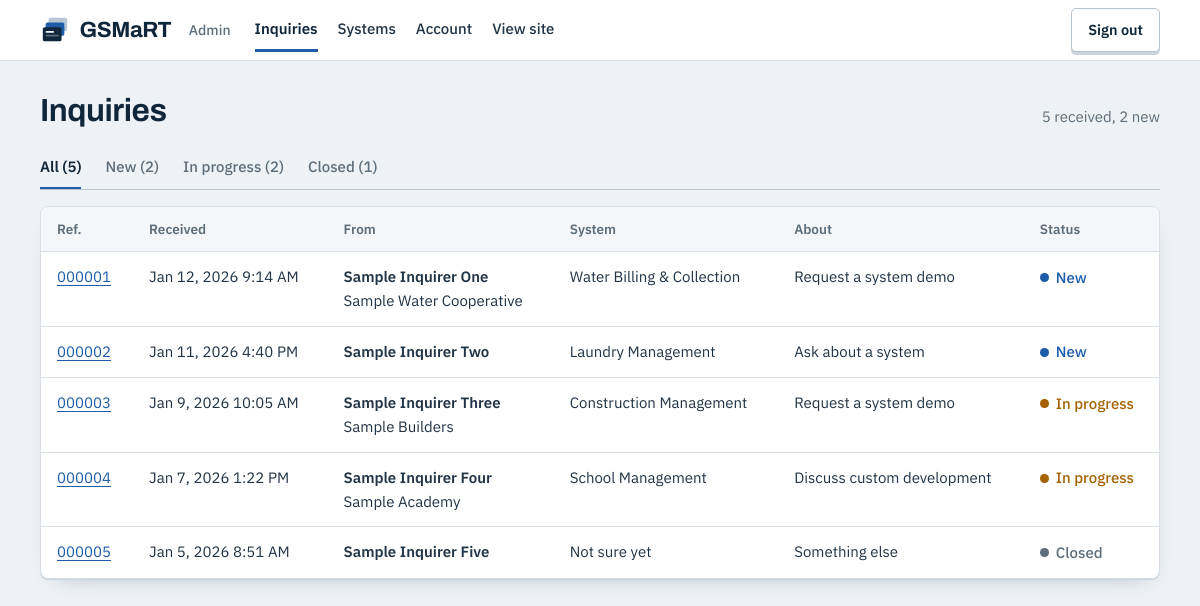
/admin/index.php (signed in), run on the app's committed database.
### tables this page shows
CREATE TABLE `inquiries` (
  `id` INT UNSIGNED NOT NULL AUTO_INCREMENT,
  `full_name` VARCHAR(120) NOT NULL,
  `organization` VARCHAR(150) NULL,
  `email` VARCHAR(191) NOT NULL,
  `phone` VARCHAR(40) NULL,
  `system_id` INT UNSIGNED NULL,
  `system_name` VARCHAR(150) NULL,
  `inquiry_type` VARCHAR(40) NOT NULL,
  `message` TEXT NOT NULL,
  `consent` TINYINT(1) NOT NULL DEFAULT 0,
  `status` VARCHAR(20) NOT NULL DEFAULT 'new',
  `admin_notes` TEXT NULL,
  `email_sent` TINYINT(1) NOT NULL DEFAULT 0,
  `ip_address` VARCHAR(45) NULL,
  `user_agent` VARCHAR(255) NULL,
  `created_at` DATETIME NOT NULL,
  `updated_at` DATETIME NOT NULL,
  PRIMARY KEY (`id`),
  KEY `ix_inquiries_status` (`status`, `created_at`),
  KEY `ix_inquiries_throttle` (`ip_address`, `created_at`),
  KEY `ix_inquiries_system` (`system_id`),
  CONSTRAINT `fk_inquiries_system` FOREIGN KEY (`system_id`) REFERENCES `systems` (`id`) ON DELETE SET NULL
);

### includes/db.php (called while the page is built, shortened)
<?php
function db()
{
    static $pdo = null, $tried = false;
    if ($tried) {
        return $pdo;
    }
    $tried = true;
    $charset = preg_replace('/[^a-z0-9_]/i', '', (string) config('db.charset', 'utf8mb4')) ?: 'utf8mb4';
    $dsn = sprintf(
        'mysql:host=%s;port=%d;dbname=%s;charset=%s',
        config('db.host', '127.0.0.1'),
        (int) config('db.port', 3306),
        config('db.name', 'gsmart_website'),
        $charset
    );
    try {
        $pdo = new PDO($dsn, config('db.user', 'root'), (string) config('db.pass', ''), [
            PDO::ATTR_ERRMODE            => PDO::ERRMODE_EXCEPTION,
            PDO::ATTR_DEFAULT_FETCH_MODE => PDO::FETCH_ASSOC,
            PDO::ATTR_EMULATE_PREPARES   => false,
        ]);
        $pdo->exec('SET NAMES ' . $charset);
    } catch (Exception $ex) {
        $pdo = null;
        $GLOBALS['gsmart_db_error'] = $ex->getMessage();
        error_log('GSMaRT website: database connection failed: ' . $ex->getMessage());
    }
    return $pdo;
}
function db_all($sql, array $params = [])
{
    $stmt = db()->prepare($sql);
    $stmt->execute($params);
    return $stmt->fetchAll();
}

### includes/bootstrap.php (called while the page is built, shortened)
<?php
function company($key, $default = null)
{
    $c = $GLOBALS['gsmart_company'];
    return (isset($c[$key]) && $c[$key] !== '') ? $c[$key] : $default;
}
function base_path()
{
    static $base = null;
    if ($base !== null) {
        return $base;
    }
    $base = '';
    $scriptFile = isset($_SERVER['SCRIPT_FILENAME']) ? realpath($_SERVER['SCRIPT_FILENAME']) : false;
    $scriptName = isset($_SERVER['SCRIPT_NAME']) ? str_replace('\\', '/', $_SERVER['SCRIPT_NAME']) : '';
    $root = realpath(GSMART_ROOT);
    if ($scriptFile && $root && strpos($scriptFile, $root) === 0) {
        $inside = str_replace('\\', '/', substr($scriptFile, strlen($root)));
        if ($inside !== '' && substr($scriptName, -strlen($inside)) === $inside) {
            $base = substr($scriptName, 0, -strlen($inside));
        }
    }
    $base = rtrim($base, '/');
    return $base;
}
function url($page = 'home', $slug = null, array $query = [])
{
    $base = base_path();
    if ($page === 'home') {
        $path = '/';
    } else {
        $path = '/' . $page . (pretty_urls() ? '' : '.php');
    }
    $q = $query ? '?' . http_build_query($query) : '';
    return $base . $path . $q;
}
function e($value)
{
    return htmlspecialchars((string) $value, ENT_QUOTES, 'UTF-8');
}
require GSMART_ROOT . '/includes/db.php';
require GSMART_ROOT . '/includes/inquiry.php';

### includes/inquiry.php (called while the page is built, shortened)
<?php
function inquiry_types()
{
    return company('inquiry_types', ['demo' => 'Request a system demo', 'other' => 'Something else']);
}
    ?>

### admin/index.php (the view, shortened to what this page needs)
<?php
require __DIR__ . '/_admin.php';
$statuses = inquiry_statuses();
$status = isset($_GET['status']) && isset($statuses[$_GET['status']]) ? $_GET['status'] : '';
$page = max(1, isset($_GET['page']) ? (int) $_GET['page'] : 1);
$perPage = 25;
$counts = ['' => 0];
foreach (db_all('SELECT status, COUNT(*) AS n FROM inquiries GROUP BY status') as $row) {
    $counts[$row['status']] = (int) $row['n'];
    $counts[''] += (int) $row['n'];
}
$where = $status !== '' ? 'WHERE status = ?' : '';
$params = $status !== '' ? [$status] : [];
$total = isset($counts[$status]) ? $counts[$status] : 0;
$pages = max(1, (int) ceil($total / $perPage));
$page = min($page, $pages);
$offset = ($page - 1) * $perPage;
$rows = db_all(
    "SELECT id, full_name, organization, email, system_name, inquiry_type, status, created_at
       FROM inquiries $where
      ORDER BY created_at DESC, id DESC
      LIMIT $perPage OFFSET $offset",
    $params
);
$types = inquiry_types();
?>
<div class="admin-bar">
  <h1>Inquiries</h1>
  <p class="admin-bar__meta"><?= $counts[''] ?> received, <?= isset($counts['new']) ? $counts['new'] : 0 ?> new</p>
</div>
<nav class="admin-tabs" aria-label="Filter by status">
  <a href="<?= e(admin_url('index.php')) ?>"<?= $status === '' ? ' aria-current="true"' : '' ?>>All (<?= $counts[''] ?>)</a>
<?php foreach ($statuses as $key => $label): ?>
  <a href="<?= e(admin_url('index.php', ['status' => $key])) ?>"<?= $status === $key ? ' aria-current="true"' : '' ?>><?= e($label) ?> (<?= isset($counts[$key]) ? $counts[$key] : 0 ?>)</a>
<?php endforeach; ?>
</nav>
<?php if (!$rows): ?>
<div class="admin-empty">
  <h2>No inquiries here yet</h2>
  <p>When a visitor sends the form on the website, the inquiry appears in this list.</p>
</div>
<?php else: ?>
<div class="admin-table-wrap">
  <table class="admin-table">
    <thead>
      <tr><th scope="col">Ref.</th><th scope="col">Received</th><th scope="col">From</th><th scope="col">System</th><th scope="col">About</th><th scope="col">Status</th></tr>
    </thead>
    <tbody>
<?php foreach ($rows as $r): ?>
      <tr>
        <td data-label="Ref."><a href="<?= e(admin_url('inquiry.php', ['id' => $r['id']])) ?>"><?= sprintf('%06d', $r['id']) ?></a></td>
        <td data-label="Received"><?= e(date('M j, Y g:i A', strtotime($r['created_at']))) ?></td>
        <td data-label="From"><strong><?= e($r['full_name']) ?></strong><?= $r['organization'] ? '<br>' . e($r['organization']) : '' ?></td>
        <td data-label="System"><?= e($r['system_name'] ?: 'Not sure yet') ?></td>
        <td data-label="About"><?= e(isset($types[$r['inquiry_type']]) ? $types[$r['inquiry_type']] : $r['inquiry_type']) ?></td>
        <td data-label="Status"><span class="status status--<?= e($r['status']) ?>"><?= e(isset($statuses[$r['status']]) ? $statuses[$r['status']] : $r['status']) ?></span></td>
      </tr>
<?php endforeach; ?>
    </tbody>
  </table>
</div>
<?php endif; ?>

### assets/css/site.css (style rules this page uses)
:root { --navy: #10263B; --blue: #1C5CA8; --graphite: #223447; --gray: #5D6D7B; --paper: #FAFBFC; --white: #FFFFFF; --tint: #EEF2F6; --line: #D8DFE6; --line-strong: #B7C3CF; --blue-deep: #154A8A; --blue-soft: #DCE7F4; --on-navy: #C3CEDA; --ok: #2B7A57; --warn: #A66200; --bad: #B3392F; --display: "Archivo", "Segoe UI", system-ui, sans-serif; --body: "IBM Plex Sans", "Segoe UI", system-ui, sans-serif; --radius: 6px; --wrap: 1240px; --gutter: clamp(1rem, 4vw, 2.5rem); --section: clamp(3rem, 7vw, 5.5rem); --header-h: 64px; --shadow-1: 0 1px 0 #CBD4DD, 2px 10px 22px -16px rgba(16, 38, 59, .38); --shadow-2: 0 2px 0 #C2CCD6, 6px 22px 40px -22px rgba(16, 38, 59, .5); --ease: cubic-bezier(.2, .7, .2, 1); }
*, *::before, *::after { box-sizing: border-box; }
html { -webkit-text-size-adjust: 100%; text-size-adjust: 100%; scroll-behavior: smooth; scroll-padding-top: calc(var(--header-h) + 1rem); }
body { margin: 0; font-family: var(--body); font-size: 1rem; line-height: 1.6; color: var(--graphite); background: var(--paper); -webkit-font-smoothing: antialiased; overflow-x: hidden; }
h1, h2, h3 { font-family: var(--display); color: var(--navy); margin: 0; line-height: 1.12; letter-spacing: -.015em; text-wrap: balance; }
h1 { font-size: clamp(2.05rem, 1.25rem + 3.3vw, 3.5rem); font-weight: 650; }
p { margin: 0 0 1em; }
p:last-child { margin-bottom: 0; }
a { color: var(--blue); text-decoration-thickness: 1px; text-underline-offset: .18em; }

### assets/css/admin.css (style rules this page uses)
.admin { background: var(--tint); }
.admin-main h1 { font-size: clamp(1.5rem, 1.2rem + 1.2vw, 2rem); }
.admin-bar { display: flex; flex-wrap: wrap; align-items: flex-end; justify-content: space-between; gap: .75rem 1.5rem; margin-bottom: 1.1rem; }
.admin-bar__meta { margin: .3rem 0 0; color: var(--gray); font-size: .9375rem; }
.admin-tabs { display: flex; gap: 0 1.5rem; overflow-x: auto; margin-bottom: 1rem; border-bottom: 1px solid var(--line-strong); }
.admin-tabs a { flex: none; display: inline-flex; align-items: center; min-height: 44px; margin-bottom: -1px; font-size: .9375rem; font-weight: 500; color: var(--gray); text-decoration: none; border-bottom: 3px solid transparent; white-space: nowrap; }
.admin-tabs a[aria-current="true"] { color: var(--navy); font-weight: 600; border-bottom-color: var(--blue); }
.admin-table-wrap { background: var(--white); border: 1px solid var(--line); border-radius: 8px; box-shadow: var(--shadow-1); overflow: hidden; }
.admin-table { width: 100%; border-collapse: collapse; font-size: .9375rem; }
.admin-table th { text-align: left; padding: .7rem 1rem; font-size: .8438rem; font-weight: 600; color: var(--gray); background: #F4F6F9; border-bottom: 1px solid var(--line); white-space: nowrap; }
.admin-table td { padding: .8rem 1rem; border-bottom: 1px solid var(--line); vertical-align: top; }
.admin-table tr:last-child td { border-bottom: 0; }
.status { display: inline-flex; align-items: center; gap: .45rem; font-weight: 500; white-space: nowrap; }
.status::before { content: ""; width: .55rem; height: .55rem; border-radius: 50%; background: currentColor; }
.status--new, .status--on { color: var(--blue); }
.status--in_progress { color: var(--warn); }
.status--closed, .status--off { color: var(--gray); }

### data on the page
inquiries: id "000001", created_at "Jan 12, 2026 9:14 AM", full_name "Sample Inquirer One", organization "Sample Water Cooperative", system_name "Water Billing & Collection", inquiry_type "Request a system demo", status "New"
inquiries: id "000002", created_at "Jan 11, 2026 4:40 PM", full_name "Sample Inquirer Two", system_name "Laundry Management", inquiry_type "Ask about a system", status "New"
inquiries: id "000003", created_at "Jan 9, 2026 10:05 AM", full_name "Sample Inquirer Three", organization "Sample Builders", system_name "Construction Management", inquiry_type "Request a system demo", status "In progress"
inquiries: id "000004", created_at "Jan 7, 2026 1:22 PM", full_name "Sample Inquirer Four", organization "Sample Academy", system_name "School Management", inquiry_type "Discuss custom development", status "In progress"
inquiries: id "000005", created_at "Jan 5, 2026 8:51 AM", full_name "Sample Inquirer Five", system_name "Not sure yet", inquiry_type "Something else", status "Closed"

### other printed values
$brand "GSMaRT"
$counts[''] "5"
$counts['new'] "2"
$label "New"
$counts[$key] "2"
$label "In progress"
$label "Closed"
$counts[$key] "1"
